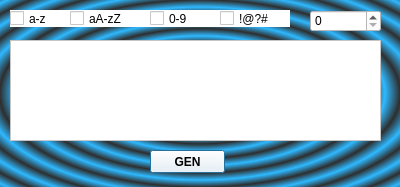
<?xml version="1.0" encoding="UTF-8"?>
<ui version="4.0">
 <class>PassGenProgramm</class>
 <widget class="QDialog" name="PassGenProgramm">
  <property name="geometry">
   <rect>
    <x>0</x>
    <y>0</y>
    <width>400</width>
    <height>187</height>
   </rect>
  </property>
  <property name="windowTitle">
   <string>Dialog</string>
  </property>
  <property name="styleSheet">
   <string notr="true">background-color: rgb(82, 93, 102);
background-color: qradialgradient(spread:repeat, cx:0.5, cy:0.5, radius:0.077, fx:0.5, fy:0.5, stop:0 rgba(0, 169, 255, 147), stop:0.497326 rgba(0, 0, 0, 147), stop:1 rgba(0, 169, 255, 147));</string>
  </property>
  <widget class="QPushButton" name="pushButton">
   <property name="geometry">
    <rect>
     <x>150</x>
     <y>150</y>
     <width>75</width>
     <height>23</height>
    </rect>
   </property>
   <property name="font">
    <font>
     <pointsize>9</pointsize>
     <weight>75</weight>
     <bold>true</bold>
    </font>
   </property>
   <property name="styleSheet">
    <string notr="true">background-color: rgb(255, 255, 255);</string>
   </property>
   <property name="text">
    <string>GEN</string>
   </property>
  </widget>
  <widget class="QSpinBox" name="spinBox">
   <property name="geometry">
    <rect>
     <x>310</x>
     <y>10</y>
     <width>71</width>
     <height>22</height>
    </rect>
   </property>
   <property name="styleSheet">
    <string notr="true">background-color: rgb(255, 255, 255);</string>
   </property>
  </widget>
  <widget class="QTextBrowser" name="textBrowser">
   <property name="geometry">
    <rect>
     <x>10</x>
     <y>40</y>
     <width>371</width>
     <height>101</height>
    </rect>
   </property>
   <property name="font">
    <font>
     <pointsize>10</pointsize>
     <weight>75</weight>
     <bold>true</bold>
    </font>
   </property>
   <property name="styleSheet">
    <string notr="true">background-color: rgb(255, 255, 255);</string>
   </property>
  </widget>
  <widget class="QCheckBox" name="checkBox">
   <property name="geometry">
    <rect>
     <x>10</x>
     <y>10</y>
     <width>70</width>
     <height>17</height>
    </rect>
   </property>
   <property name="styleSheet">
    <string notr="true">background-color: rgb(255, 255, 255);</string>
   </property>
   <property name="text">
    <string>a-z</string>
   </property>
  </widget>
  <widget class="QCheckBox" name="checkBox_2">
   <property name="geometry">
    <rect>
     <x>70</x>
     <y>10</y>
     <width>81</width>
     <height>17</height>
    </rect>
   </property>
   <property name="styleSheet">
    <string notr="true">background-color: rgb(255, 255, 255);</string>
   </property>
   <property name="text">
    <string>aA-zZ</string>
   </property>
  </widget>
  <widget class="QCheckBox" name="checkBox_3">
   <property name="geometry">
    <rect>
     <x>150</x>
     <y>10</y>
     <width>70</width>
     <height>17</height>
    </rect>
   </property>
   <property name="styleSheet">
    <string notr="true">background-color: rgb(255, 255, 255);</string>
   </property>
   <property name="text">
    <string>0-9</string>
   </property>
  </widget>
  <widget class="QCheckBox" name="checkBox_4">
   <property name="geometry">
    <rect>
     <x>220</x>
     <y>10</y>
     <width>70</width>
     <height>17</height>
    </rect>
   </property>
   <property name="styleSheet">
    <string notr="true">background-color: rgb(255, 255, 255);</string>
   </property>
   <property name="text">
    <string>!@?#</string>
   </property>
  </widget>
 </widget>
 <resources/>
 <connections/>
</ui>
